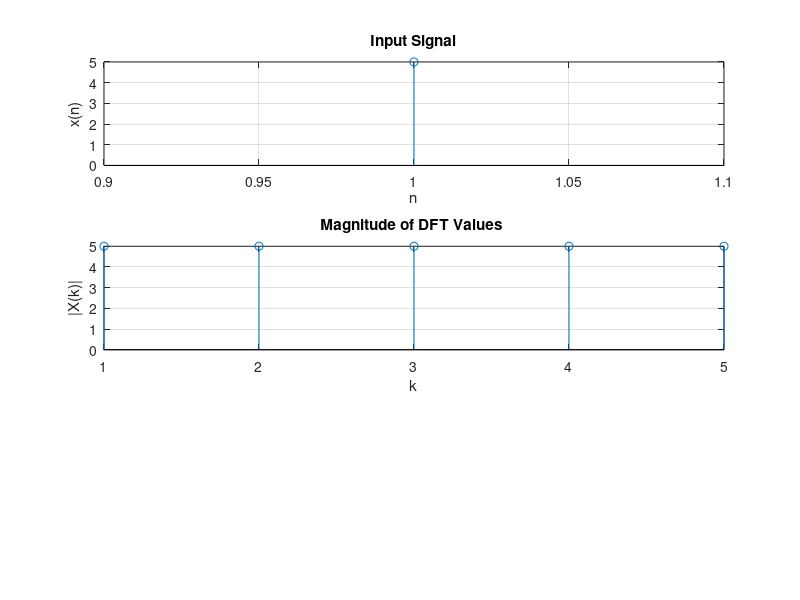

Source code (MATLAB):
clc;
clear all;
close all;

x = input('Enter the sequence x[n]=');
N = input('Enter N=');
disp(N);
if iscell(x)
    x = cell2mat(x);
end


subplot(3,1,1);
stem(x);
xlabel('n');
ylabel('x(n)');
title('Input Signal');
grid on;

% Zero-padding if N > length(x)
if N > length(x)
    x = [x zeros(1, N-length(x))];
end

y = zeros(1,N);
for k = 0:N-1
    for n = 0:N-1
        y(k+1) = y(k+1) + x(n+1)*exp(-1i*2*pi*k*n/N);
    end
end

disp(y);
subplot(3,1,2);
stem(abs(y)); % Plot magnitude of DFT
xlabel('k');
ylabel('|X(k)|');
title('Magnitude of DFT Values ');
grid on;
